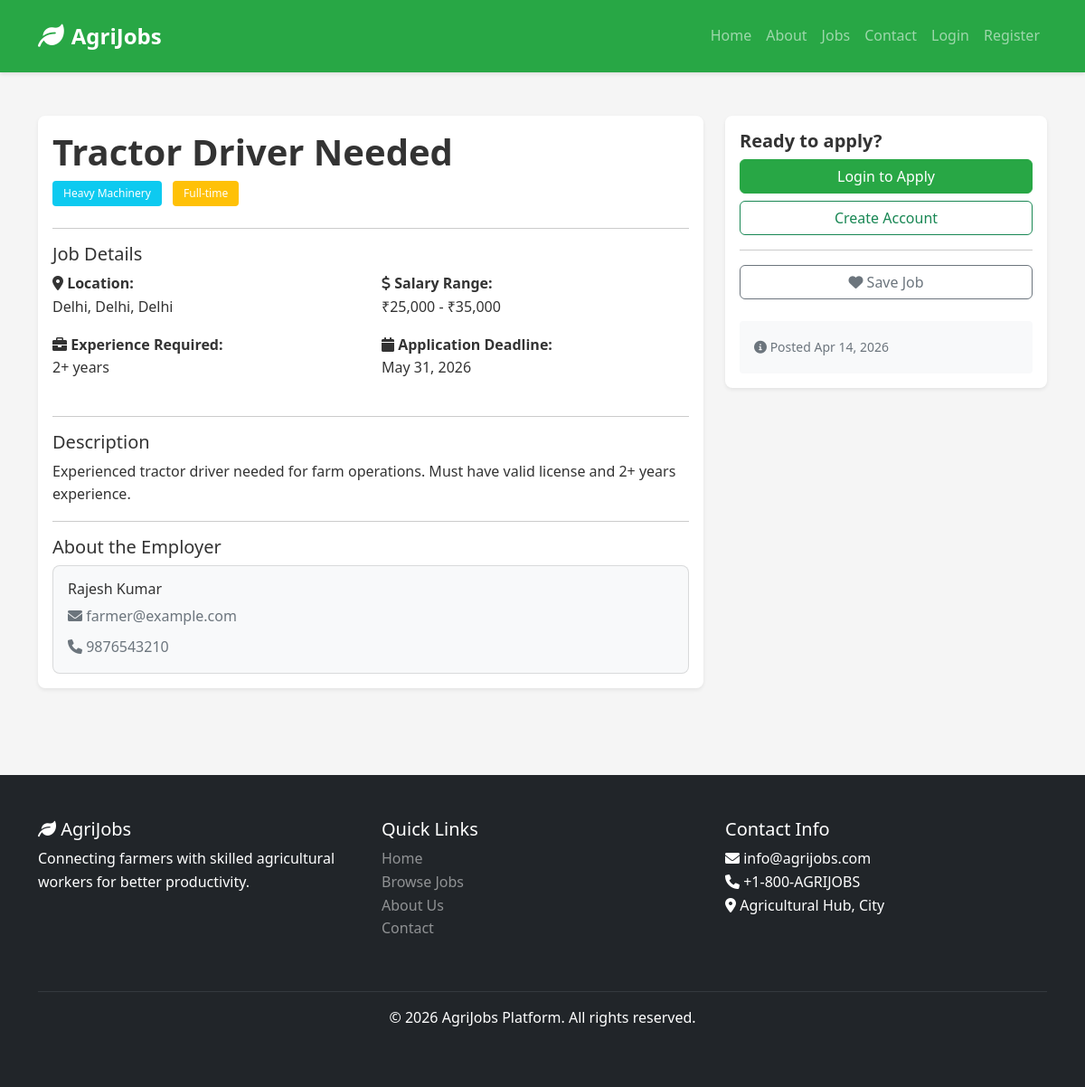
The app's page /job_detail.php?id=1 with its own data.
### tables this page shows
CREATE TABLE IF NOT EXISTS jobs (
    id INT PRIMARY KEY AUTO_INCREMENT,
    farmer_id INT NOT NULL,
    job_title VARCHAR(100) NOT NULL,
    category VARCHAR(50) NOT NULL,
    description TEXT NOT NULL,
    location VARCHAR(100) NOT NULL,
    city VARCHAR(50),
    state VARCHAR(50),
    salary_min DECIMAL(10, 2),
    salary_max DECIMAL(10, 2),
    job_type ENUM('full-time', 'part-time', 'seasonal', 'contract') DEFAULT 'full-time',
    experience_required VARCHAR(50),
    contact_name VARCHAR(100),
    contact_phone VARCHAR(20),
    contact_email VARCHAR(100),
    image VARCHAR(255),
    posted_at TIMESTAMP DEFAULT CURRENT_TIMESTAMP,
    deadline DATE,
    is_active BOOLEAN DEFAULT TRUE,
    FOREIGN KEY (farmer_id) REFERENCES users(id) ON DELETE CASCADE
);

CREATE TABLE IF NOT EXISTS users (
    id INT PRIMARY KEY AUTO_INCREMENT,
    full_name VARCHAR(100) NOT NULL,
    email VARCHAR(100) UNIQUE NOT NULL,
    password VARCHAR(255) NOT NULL,
    role ENUM('farmer', 'worker', 'admin') NOT NULL,
    phone VARCHAR(20),
    address TEXT,
    city VARCHAR(50),
    state VARCHAR(50),
    pincode VARCHAR(10),
    bio TEXT,
    profile_pic VARCHAR(255),
    created_at TIMESTAMP DEFAULT CURRENT_TIMESTAMP,
    updated_at TIMESTAMP DEFAULT CURRENT_TIMESTAMP ON UPDATE CURRENT_TIMESTAMP,
    is_active BOOLEAN DEFAULT TRUE
);

### job_detail.php (the view, shortened to what this page needs)
<?php
include 'includes/db_connection.php';
$job_id = (int)$_GET['id'];
$query = "SELECT j.*, u.id as farmer_id, u.full_name, u.email, u.phone FROM jobs j
         JOIN users u ON j.farmer_id = u.id
         WHERE j.id = ? AND j.is_active = TRUE";
$stmt = $conn->prepare($query);
$stmt->bind_param("i", $job_id);
$stmt->execute();
$result = $stmt->get_result();
$job = $result->fetch_assoc();
?>
<?php include 'includes/header.php'; ?>
    <div class="container py-5">
        <div class="row">
            <div class="col-md-8">
                <div class="card border-0 shadow-sm">
                    <div class="card-body">
                        <h1 class="card-title"><?php echo htmlspecialchars($job['job_title']); ?></h1>
                        <div class="mb-4">
                            <span class="badge bg-info me-2"><?php echo htmlspecialchars($job['category']); ?></span>
                            <span class="badge bg-warning"><?php echo ucfirst(htmlspecialchars($job['job_type'])); ?></span>
                        </div>
                        <hr>
                        <h5>Job Details</h5>
                        <div class="row mb-4">
                            <div class="col-md-6 mb-3">
                                <strong><i class="fas fa-map-marker-alt"></i> Location:</strong><br>
                                <?php echo htmlspecialchars($job['location']); ?>,
                                <?php echo htmlspecialchars($job['city']); ?>,
                                <?php echo htmlspecialchars($job['state']); ?>
                            </div>
                            <div class="col-md-6 mb-3">
                                <strong><i class="fas fa-dollar-sign"></i> Salary Range:</strong><br>
                                ₹<?php echo number_format($job['salary_min']); ?> - ₹<?php echo number_format($job['salary_max']); ?>
                            </div>
                            <div class="col-md-6 mb-3">
                                <strong><i class="fas fa-briefcase"></i> Experience Required:</strong><br>
                                <?php echo htmlspecialchars($job['experience_required'] ?? 'Not specified'); ?>
                            </div>
                            <div class="col-md-6 mb-3">
                                <strong><i class="fas fa-calendar"></i> Application Deadline:</strong><br>
                                <?php echo date('M d, Y', strtotime($job['deadline'])); ?>
                            </div>
                        </div>
                        <hr>
                        <h5>Description</h5>
                        <p><?php echo nl2br(htmlspecialchars($job['description'])); ?></p>
                        <hr>
                        <h5>About the Employer</h5>
                        <div class="card bg-light">
                            <div class="card-body">
                                <h6><?php echo htmlspecialchars($job['full_name']); ?></h6>
                                <p class="text-muted mb-2">
                                    <i class="fas fa-envelope"></i> <?php echo htmlspecialchars($job['contact_email']); ?>
                                </p>
                                <p class="text-muted mb-0">
                                    <i class="fas fa-phone"></i> <?php echo htmlspecialchars($job['contact_phone']); ?>
                                </p>
                            </div>
                        </div>
                    </div>
                </div>
            </div>
            <div class="col-md-4">
                <div class="card border-0 shadow-sm sticky-top" style="top: 100px;">
                    <div class="card-body">
                        <h5 class="card-title">Ready to apply?</h5>
                        <?php if (!isset($_SESSION['user_id'])): ?>
                            <a href="login.php" class="btn btn-success w-100 mb-2">Login to Apply</a>
                            <a href="register.php" class="btn btn-outline-success w-100">Create Account</a>
                        <?php elseif ($_SESSION['role'] == 'farmer'): ?>
                            <div class="alert alert-info">
                                <i class="fas fa-info-circle"></i> This is your job posting.
                            </div>
                        <?php endif; ?>
                        <hr>
                        <div class="d-grid">
                            <button class="btn btn-outline-secondary" onclick="saveJob(<?php echo $job['id']; ?>)">
                                <i class="fas fa-heart"></i> Save Job
                            </button>
                        </div>
                        <div class="mt-4 p-3 bg-light rounded">
                            <small class="text-muted">
                                <i class="fas fa-info-circle"></i>
                                Posted <?php echo date('M d, Y', strtotime($job['posted_at'])); ?>
                            </small>
                        </div>
                    </div>
                </div>
            </div>
        </div>
    </div>
<?php include 'includes/footer.php'; ?>

### css/style.css (style rules this page uses)
:root { --primary-color: #28a745; --secondary-color: #6c757d; --dark-color: #343a40; --light-color: #f8f9fa; }
* { margin: 0; padding: 0; box-sizing: border-box; }
body { font-family: 'Segoe UI', Tahoma, Geneva, Verdana, sans-serif; line-height: 1.6; color: #333; background-color: #f5f5f5; }
.card { transition: all 0.3s ease; border-radius: 8px; }
.card-title { color: #333; font-weight: 600; }
.badge { padding: 0.5rem 0.75rem; font-weight: 500; }
.btn { border-radius: 6px; font-weight: 500; transition: all 0.3s ease; text-decoration: none; }
.btn-success { background-color: #28a745; border-color: #28a745; }
.card { animation: fadeIn 0.3s ease; }
.shadow-sm { box-shadow: 0 0.125rem 0.25rem rgba(0, 0, 0, 0.075) !important; }
.sticky-top { z-index: 1020; }
a { color: #28a745; text-decoration: none; transition: color 0.3s ease; }

### records on screen
jobs: job_title "Tractor Driver Needed", category "Heavy Machinery", job_type "Full-time", location "Delhi", city "Delhi", state "Delhi", salary_min "25,000", salary_max "35,000", experience_required "2+ years", deadline "May 31, 2026", description "Experienced tractor driver needed for farm operations. Must have valid license and 2+ years experience.", farmer.full_name "Rajesh Kumar", contact_email "farmer@example.com", contact_phone "9876543210", posted_at "Apr 14, 2026"
